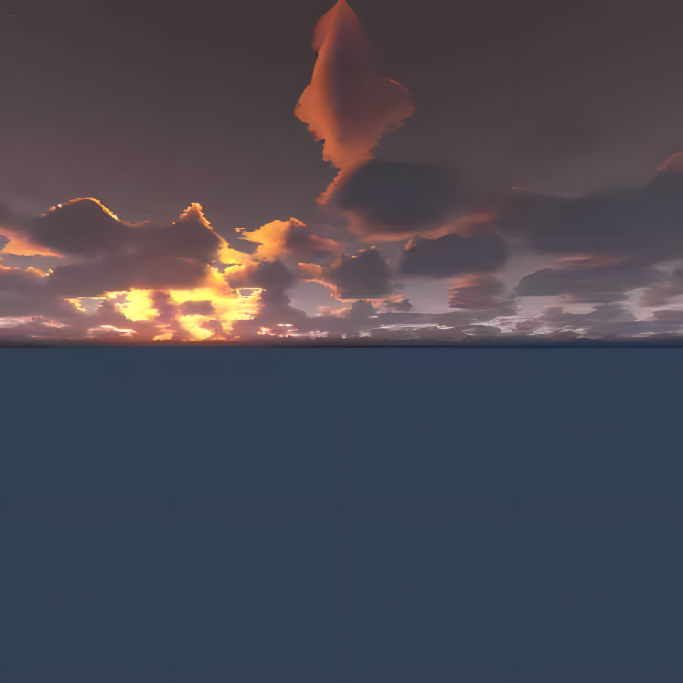
#> input picture redace/game_data/maps/trenches/sky_front.png, 2048 x 2048 px (shown at 1/3 size); its folder holds 4 pictures in this run
$ python make_skies.py
#> lines starting #> are read from the running program, lines starting #| are printed output that depends on the picture
#!/usr/bin/env python3
"""Dawn sky box for the Red Baron mod (mission 6): the trenches map's sunset sky, lifted and cooled
into early morning (pale rose low down, grey-blue above). Writes mods/redbaron/skies/dawn/sky_*.jpg.
The dusk missions use the trenches sky as it is (map.ini of a mission: [environment] sky).
"""
from pathlib import Path

from PIL import Image, ImageEnhance

GODOT = Path(__file__).resolve().parents[4]
SRC = GODOT / "redace" / "game_data" / "maps" / "trenches"
OUT = GODOT / "redace" / "mods" / "redbaron" / "skies" / "dawn"


def dawn(img):
    img = img.convert("RGB")
#> img is the input picture: PIL image 2048x2048 RGB; mean R, G, B 74.5, 71.7, 82.2
    img = ImageEnhance.Brightness(img).enhance(1.75)
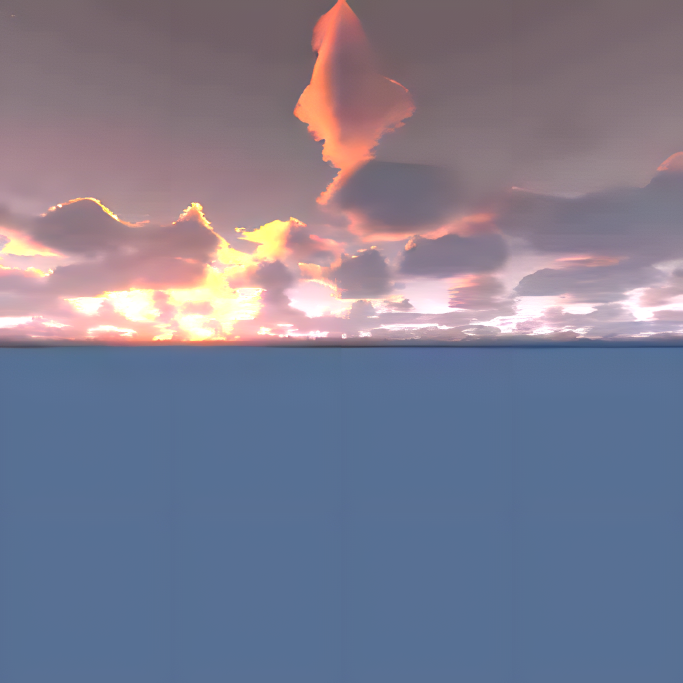
#> img: PIL image 2048x2048 RGB (shown at 1/3 size); mean R, G, B 125.2, 123.7, 143.3
    img = ImageEnhance.Color(img).enhance(0.55)
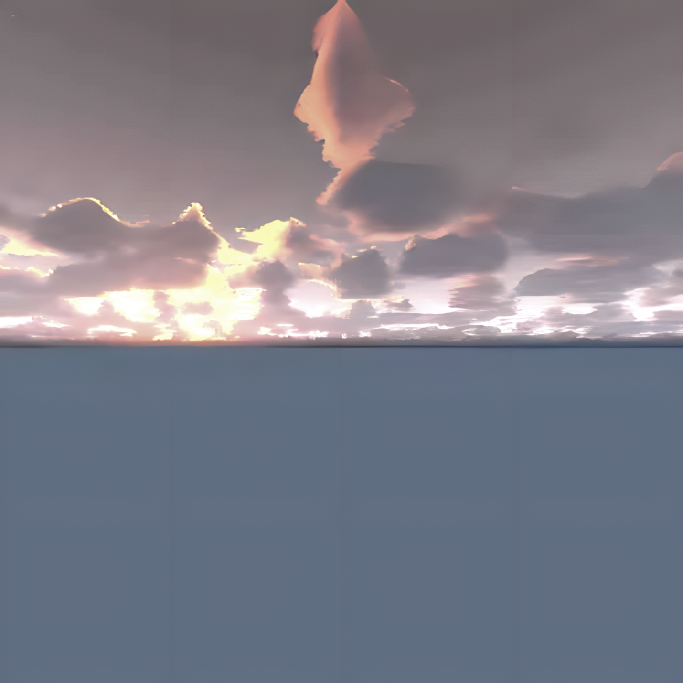
#> img: PIL image 2048x2048 RGB (shown at 1/3 size); mean R, G, B 125.3, 124.4, 135.2
    r, g, b = img.split()
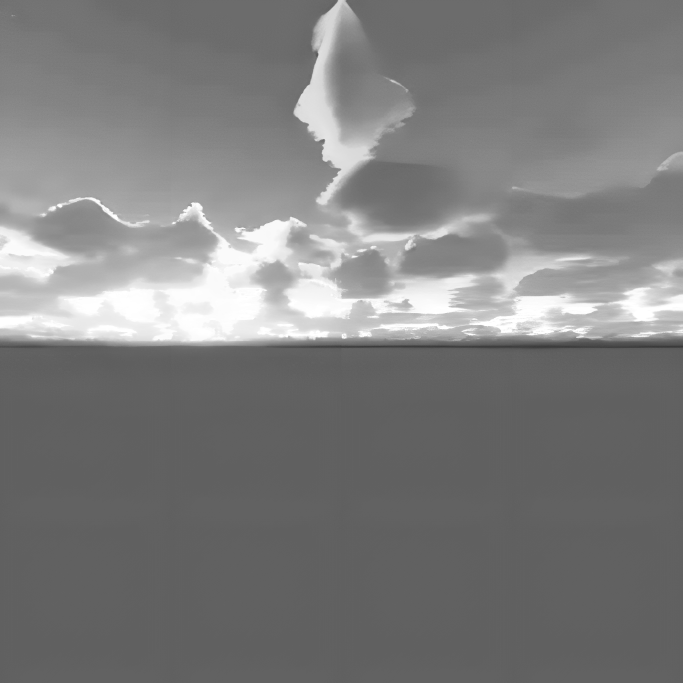
#> r: PIL image 2048x2048 L (shown at 1/3 size); min 52, max 255, mean 125.3
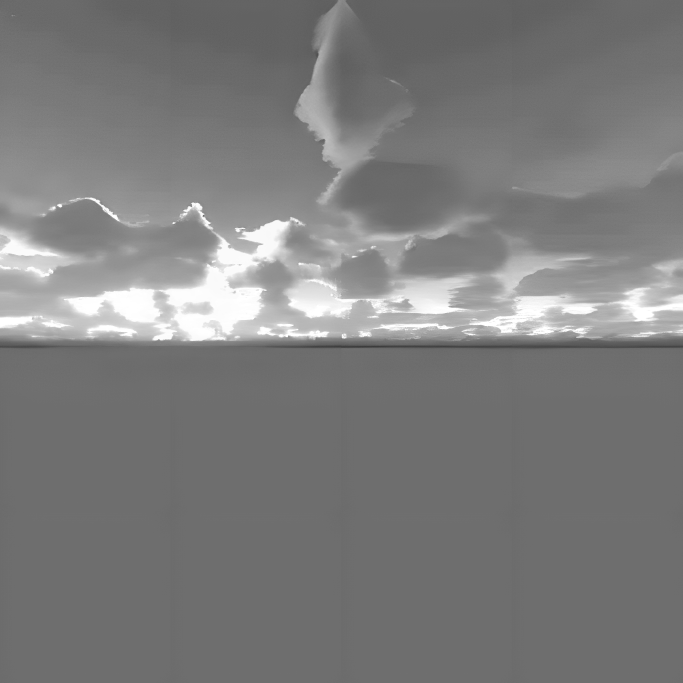
#> g: PIL image 2048x2048 L (shown at 1/3 size); min 55, max 255, mean 124.4
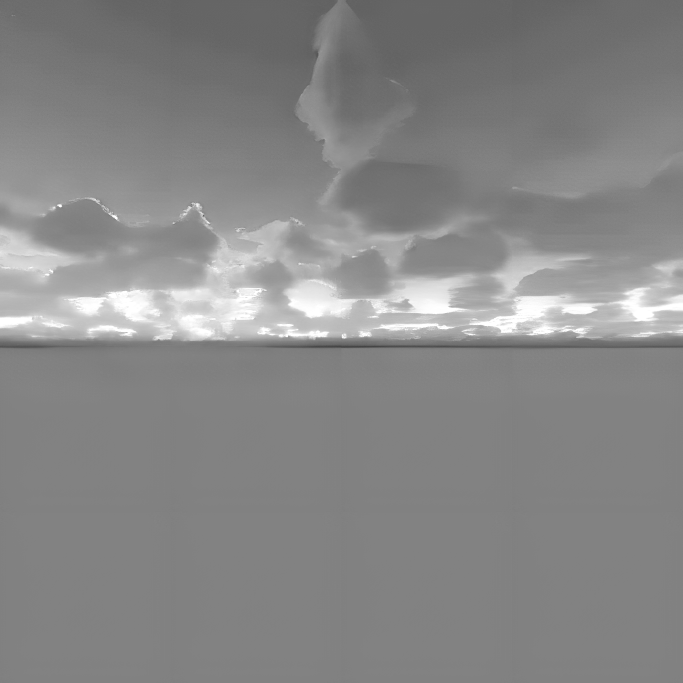
#> b: PIL image 2048x2048 L (shown at 1/3 size); min 64, max 255, mean 135.2
    r = r.point(lambda v: min(255, int(v * 1.02 + 6)))
    g = g.point(lambda v: min(255, int(v * 0.96 + 4)))
    b = b.point(lambda v: min(255, int(v * 1.08 + 14)))
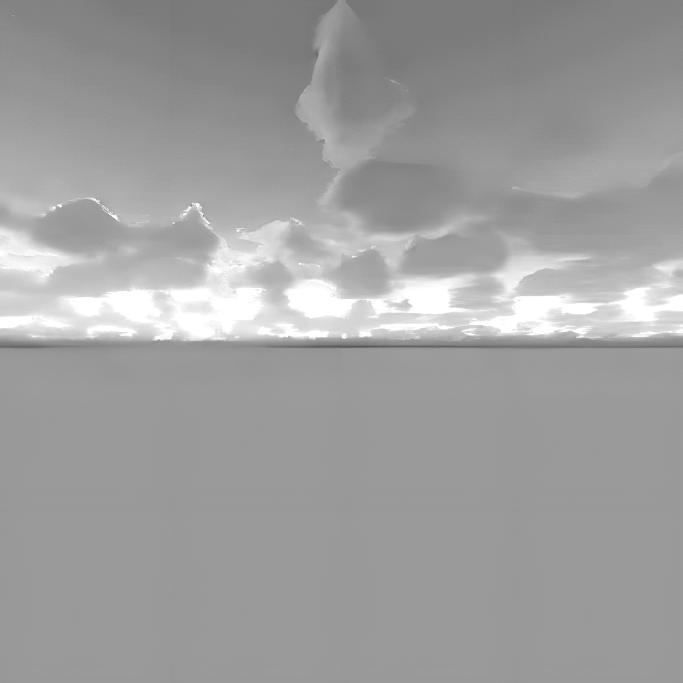
#> b: PIL image 2048x2048 L (shown at 1/3 size); min 83, max 255, mean 159.1
    return Image.merge("RGB", (r, g, b))
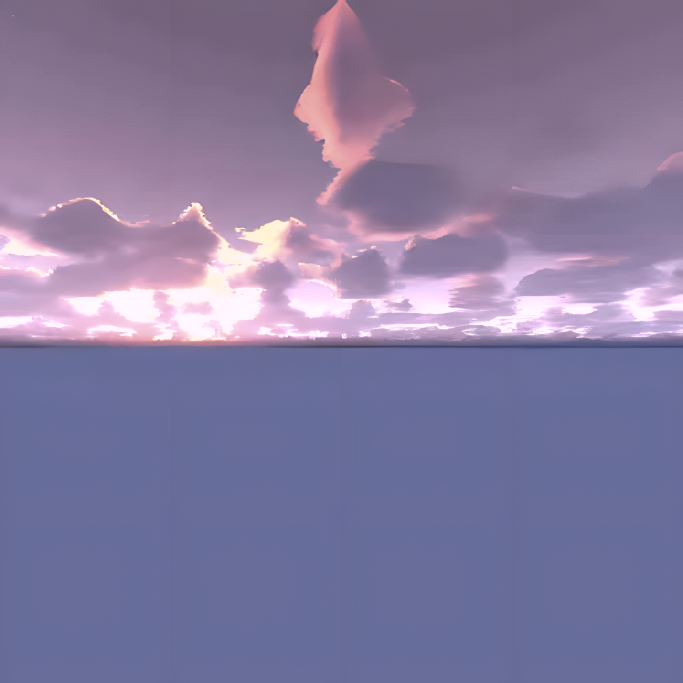
#> returned value: PIL image 2048x2048 RGB (shown at 1/3 size); mean R, G, B 132.9, 122.9, 159.1


if __name__ == "__main__":
    OUT.mkdir(parents=True, exist_ok=True)
    for face in ["front", "back", "left", "right", "up"]:
        dawn(Image.open(SRC / f"sky_{face}.png")).save(OUT / f"sky_{face}.jpg", quality=90)
        print(OUT / f"sky_{face}.jpg")
#> pass 2 of the loop `for face in ["front", "back", "left", "right", "up"]:`:
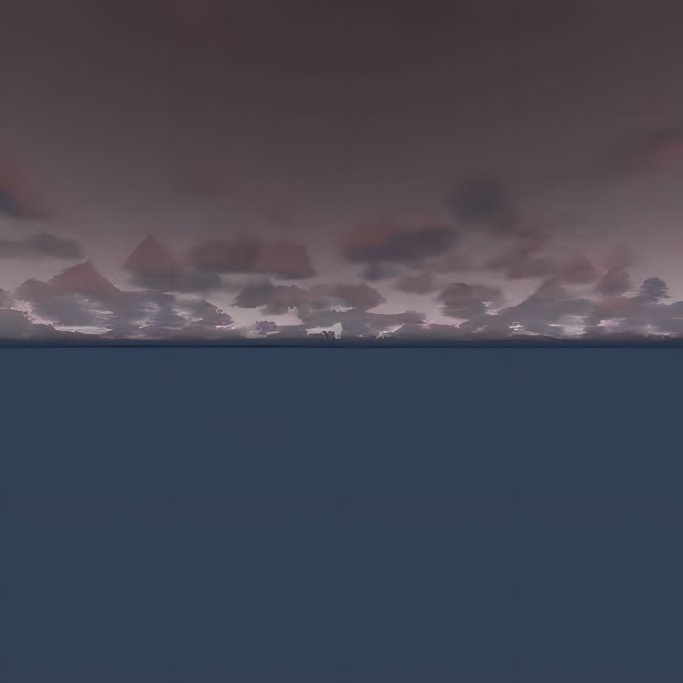
#> input picture redace/game_data/maps/trenches/sky_back.png, 2048 x 2048 px (shown at 1/3 size)
#> in dawn, img is the input picture: PIL image 2048x2048 RGB; mean R, G, B 69.1, 70.3, 83.1
#> in dawn (call 2), `b = b.point(lambda v: min(255, int(v * 1.08 + 14)))`:
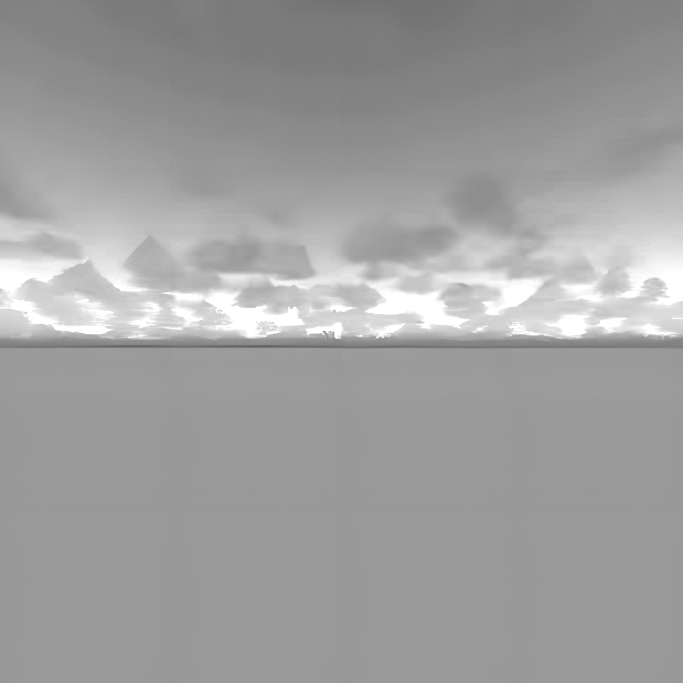
#> b: PIL image 2048x2048 L (shown at 1/3 size); min 91, max 255, mean 159.3
#> in dawn (call 2), `return Image.merge("RGB", (r, g, b))`:
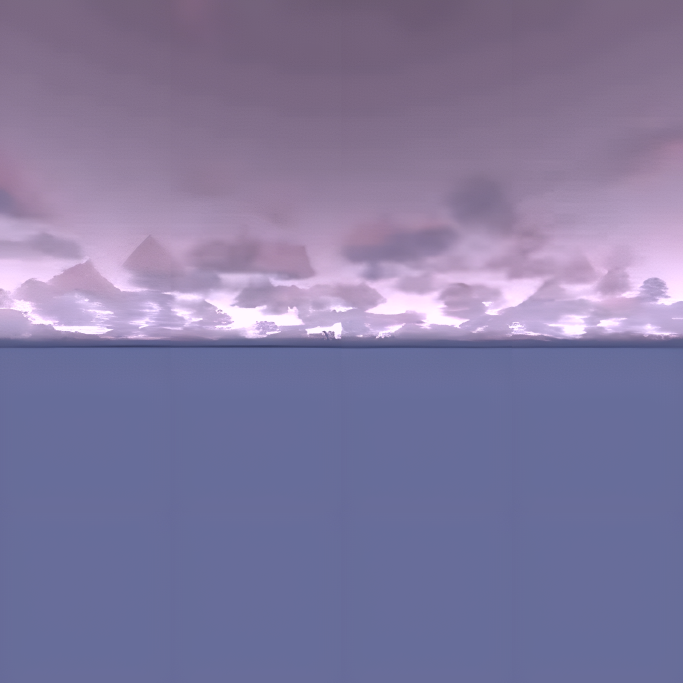
#> returned value: PIL image 2048x2048 RGB (shown at 1/3 size); mean R, G, B 129.5, 121.6, 159.3
#> pass 3 of the loop `for face in ["front", "back", "left", "right", "up"]:`:
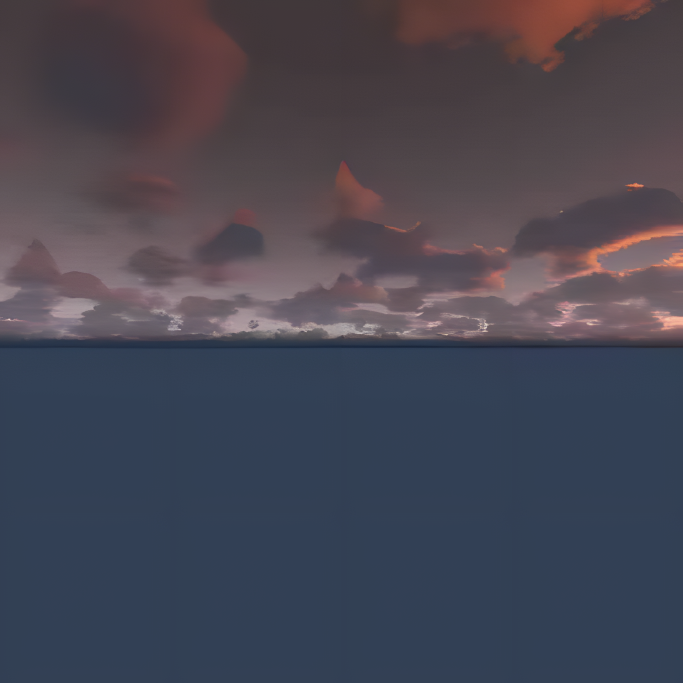
#> input picture redace/game_data/maps/trenches/sky_left.png, 2048 x 2048 px (shown at 1/3 size)
#> in dawn, img is the input picture: PIL image 2048x2048 RGB; mean R, G, B 71.5, 70.3, 82.7
#> in dawn (call 3), `b = b.point(lambda v: min(255, int(v * 1.08 + 14)))`:
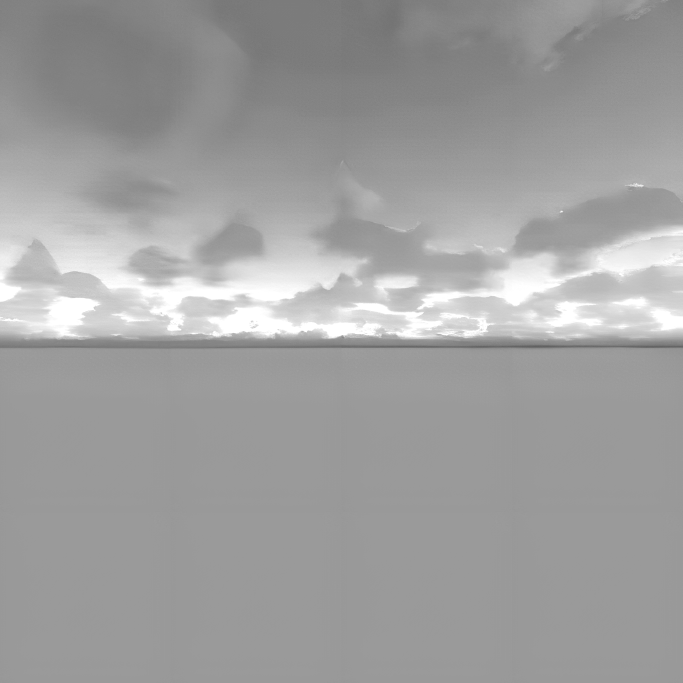
#> b: PIL image 2048x2048 L (shown at 1/3 size); min 93, max 255, mean 159.4
#> in dawn (call 3), `return Image.merge("RGB", (r, g, b))`:
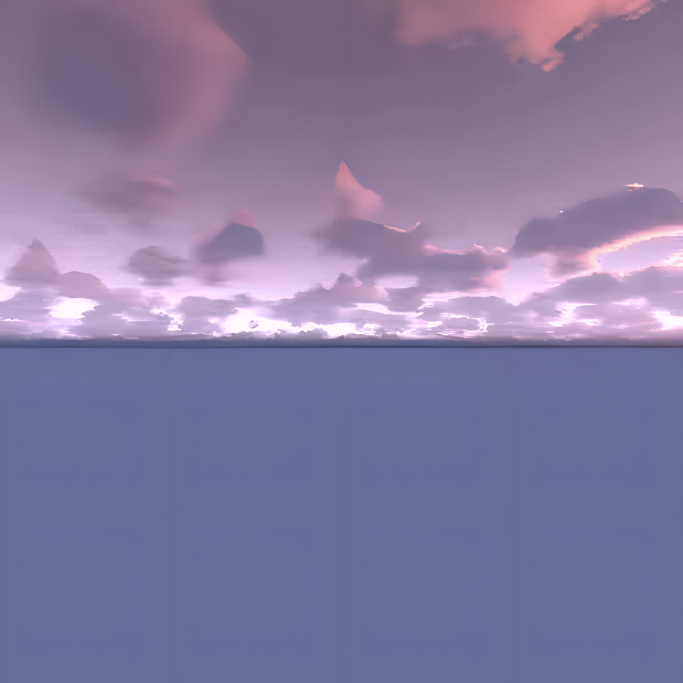
#> returned value: PIL image 2048x2048 RGB (shown at 1/3 size); mean R, G, B 132, 122, 159.4
#> (the run stopped early here; a loop or call above may not have finished)
